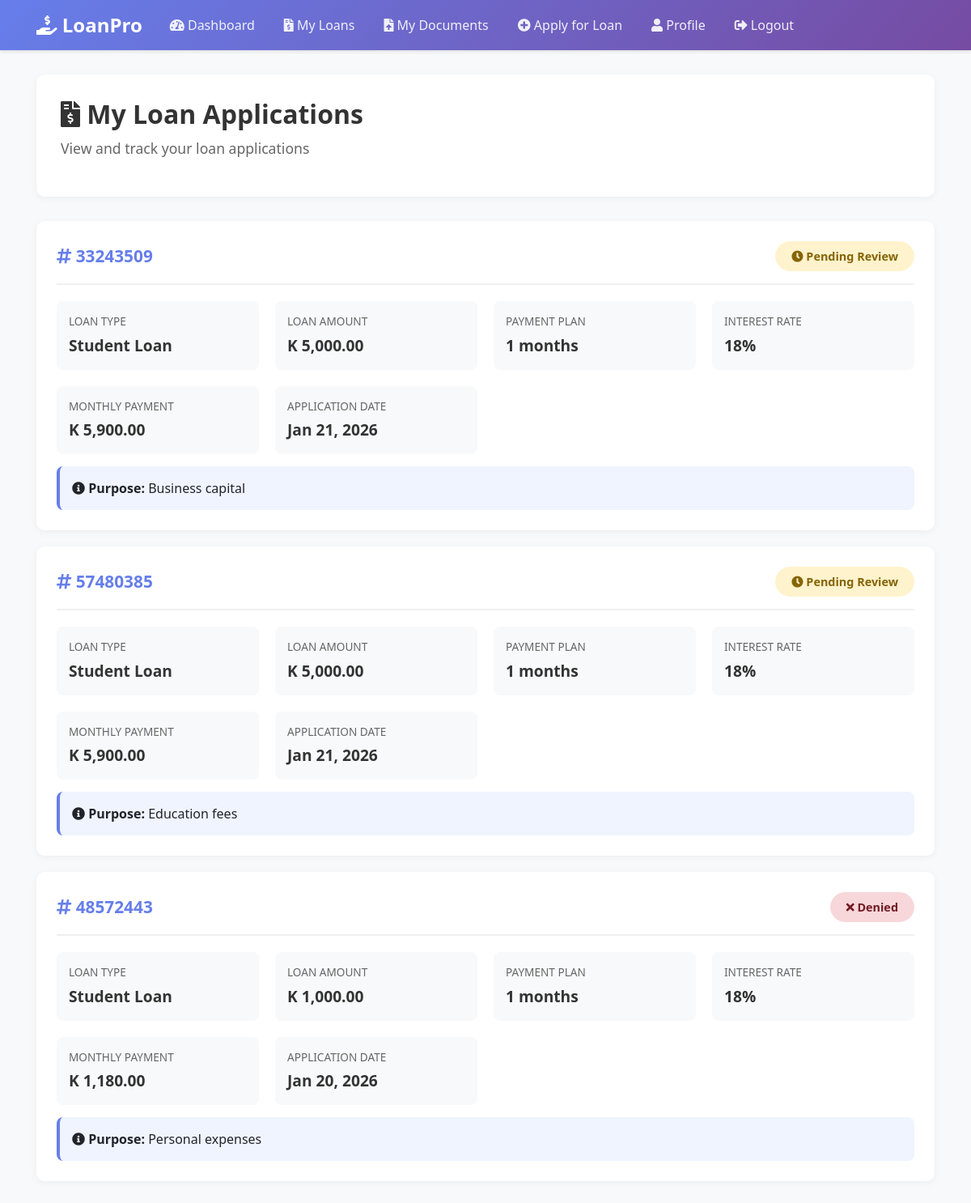
Page /customer_my_loans.php (signed in) on the committed database.
### tables this page shows
CREATE TABLE `loan_list` (
  `id` int(30) NOT NULL,
  `ref_no` varchar(50) NOT NULL,
  `loan_type_id` int(30) NOT NULL,
  `borrower_id` int(30) NOT NULL,
  `purpose` text NOT NULL,
  `amount` double NOT NULL COMMENT 'Principal loan amount',
  `plan_id` int(30) NOT NULL,
  `status` tinyint(1) NOT NULL DEFAULT 0 COMMENT '0=pending, 1=approved, 2=released, 3=completed, 4=denied',
  `date_released` datetime DEFAULT NULL COMMENT 'Date loan was disbursed',
  `date_created` datetime NOT NULL DEFAULT current_timestamp(),
  `application_source` varchar(20) DEFAULT 'admin' COMMENT 'admin or customer',
  `application_status` tinyint(1) DEFAULT 0 COMMENT '0=draft, 1=submitted, 2=under_review, 3=approved, 4=denied',
  `reviewed_by` int(30) DEFAULT NULL COMMENT 'User ID of admin/staff who reviewed',
  `review_date` datetime DEFAULT NULL,
  `review_notes` text DEFAULT NULL,
  `denial_reason` text DEFAULT NULL,
  `interest_rate` decimal(5,2) DEFAULT 0.00 COMMENT 'TOTAL interest rate (not annual) - set by admin or 18% for 1-month',
  `total_interest` decimal(15,2) DEFAULT 0.00 COMMENT 'Principal * interest_rate%',
  `total_payable` decimal(15,2) DEFAULT 0.00 COMMENT 'Principal + Total Interest',
  `monthly_installment` decimal(15,2) DEFAULT 0.00 COMMENT 'Total Payable / Duration Months',
  `outstanding_balance` decimal(15,2) DEFAULT 0.00 COMMENT 'Remaining balance to be paid',
  `duration_months` int(11) DEFAULT 1 COMMENT 'Loan duration in months'
);

CREATE TABLE `loan_types` (
  `id` int(30) NOT NULL,
  `type_name` text NOT NULL,
  `description` text NOT NULL
);

CREATE TABLE `loan_plan` (
  `id` int(30) NOT NULL,
  `months` int(11) NOT NULL,
  `interest_percentage` float NOT NULL COMMENT 'TOTAL interest percentage (not annual)',
  `penalty_rate` int(11) NOT NULL COMMENT 'Penalty rate for overdue payments',
  `calculation_type` varchar(20) DEFAULT 'simple' COMMENT 'simple = TOTAL interest applied to principal'
);

### customer_my_loans.php (the view, shortened to what this page needs)
<?php
include('db_connect.php');
$customer_id = $_SESSION['customer_id'];
$stmt = $conn->prepare("SELECT l.*, lt.type_name, lp.months, lp.interest_percentage
                FROM loan_list l
                LEFT JOIN loan_types lt ON l.loan_type_id = lt.id
                LEFT JOIN loan_plan lp ON l.plan_id = lp.id
                WHERE l.borrower_id = ?
                ORDER BY l.date_created DESC");
$stmt->bind_param("i", $customer_id);
$stmt->execute();
$loans_result = $stmt->get_result();
?>
<!DOCTYPE html>
<html lang="en">
<head>
    <link rel="stylesheet" href="assets/vendor/bootstrap/css/bootstrap.min.css">
    <link rel="stylesheet" href="assets/font-awesome/css/all.min.css">
</head>
<body>
    <nav class="navbar navbar-expand-lg navbar-dark">
        <div class="container">
            <a class="navbar-brand" href="customer_dashboard.php">
                <i class="fas fa-hand-holding-usd"></i> LoanPro
            </a>
            <div class="collapse navbar-collapse" id="navbarNav">
                <ul class="navbar-nav ms-auto">
                    <li class="nav-item">
                        <a class="nav-link" href="customer_dashboard.php">
                            <i class="fas fa-tachometer-alt"></i> Dashboard
                        </a>
                    </li>
                    <li class="nav-item">
                        <a class="nav-link active" href="customer_my_loans.php">
                            <i class="fas fa-file-invoice-dollar"></i> My Loans
                        </a>
                    </li>
                    <li class="nav-item">
                        <a class="nav-link" href="customer_my_documents.php">
                            <i class="fas fa-file-upload"></i> My Documents
                        </a>
                    </li>
                    <li class="nav-item">
                        <a class="nav-link" href="customer_apply_loan.php">
                            <i class="fas fa-plus-circle"></i> Apply for Loan
                        </a>
                    </li>
                    <li class="nav-item">
                        <a class="nav-link" href="customer_profile.php">
                            <i class="fas fa-user"></i> Profile
                        </a>
                    </li>
                    <li class="nav-item">
                        <a class="nav-link" href="customer_logout.php">
                            <i class="fas fa-sign-out-alt"></i> Logout
                        </a>
                    </li>
                </ul>
            </div>
        </div>
    </nav>
    <div class="container container-main">
        <div class="page-header">
            <h1 class="page-title">
                <i class="fas fa-file-invoice-dollar"></i> My Loan Applications
            </h1>
            <p class="page-subtitle">View and track your loan applications</p>
        </div>
        <?php if($loans_result && $loans_result->num_rows > 0): ?>
            <?php while($loan = $loans_result->fetch_assoc()):
                $monthly_payment = 0;
                if($loan['months'] > 0) {
                    $interest = $loan['amount'] * ($loan['interest_percentage'] / 100);
                    $total_payable = $loan['amount'] + $interest;
                    $monthly_payment = $total_payable / $loan['months'];
                }
                $status_text = 'Pending';
                $status_class = 'status-pending';
                $status_icon = 'fa-clock';
                switch($loan['status']) {
                    case 0:
                        $status_text = 'Pending Review';
                        $status_class = 'status-pending';
                        $status_icon = 'fa-clock';
                        break;
                    case 4:
                        $status_text = 'Denied';
                        $status_class = 'status-denied';
                        $status_icon = 'fa-times';
                        break;
                }
            ?>
            <div class="loan-card">
                <div class="loan-header">
                    <div class="loan-ref">
                        <i class="fas fa-hashtag"></i> <?php echo $loan['ref_no']; ?>
                    </div>
                    <div class="status-badge <?php echo $status_class; ?>">
                        <i class="fas <?php echo $status_icon; ?>"></i> <?php echo $status_text; ?>
                    </div>
                </div>
                <div class="loan-details">
                    <div class="detail-item">
                        <div class="detail-label">Loan Type</div>
                        <div class="detail-value"><?php echo $loan['type_name'] ?? 'Standard'; ?></div>
                    </div>
                    <div class="detail-item">
                        <div class="detail-label">Loan Amount</div>
                        <div class="detail-value">K <?php echo number_format($loan['amount'], 2); ?></div>
                    </div>
                    <div class="detail-item">
                        <div class="detail-label">Payment Plan</div>
                        <div class="detail-value"><?php echo $loan['months']; ?> months</div>
                    </div>
                    <div class="detail-item">
                        <div class="detail-label">Interest Rate</div>
                        <div class="detail-value"><?php echo $loan['interest_percentage']; ?>%</div>
                    </div>
                    <div class="detail-item">
                        <div class="detail-label">Monthly Payment</div>
                        <div class="detail-value">K <?php echo number_format($monthly_payment, 2); ?></div>
                    </div>
                    <div class="detail-item">
                        <div class="detail-label">Application Date</div>
                        <div class="detail-value"><?php echo date('M d, Y', strtotime($loan['date_created'])); ?></div>
                    </div>
                </div>
                <?php if(!empty($loan['purpose'])): ?>
                <div class="loan-purpose">
                    <strong><i class="fas fa-info-circle"></i> Purpose:</strong>
                    <?php echo htmlspecialchars($loan['purpose']); ?>
                </div>
                <?php endif; ?>
            </div>
            <?php endwhile; ?>
        <?php endif; ?>
    </div>
</body>
</html>

### customer_my_loans.php (style rules this page uses)
body { background: #f8f9fa; font-family: 'Segoe UI', Tahoma, Geneva, Verdana, sans-serif; }
.navbar { background: linear-gradient(135deg, #667eea 0%, #764ba2 100%); box-shadow: 0 2px 4px rgba(0,0,0,0.1); }
.navbar-brand { color: white !important; font-weight: 700; font-size: 1.5rem; }
.navbar-nav .nav-link { color: rgba(255,255,255,0.9) !important; margin: 0 10px; }
.container-main { margin-top: 30px; margin-bottom: 50px; }
.page-header { background: white; padding: 30px; border-radius: 10px; box-shadow: 0 2px 10px rgba(0,0,0,0.05); margin-bottom: 30px; }
.page-title { font-size: 2rem; font-weight: 700; color: #333; margin-bottom: 10px; }
.page-subtitle { color: #666; font-size: 1.1rem; }
.loan-card { background: white; border-radius: 10px; padding: 25px; margin-bottom: 20px; box-shadow: 0 2px 10px rgba(0,0,0,0.05); transition: all 0.3s; }
.loan-header { display: flex; justify-content: space-between; align-items: center; margin-bottom: 20px; padding-bottom: 15px; border-bottom: 2px solid #f0f0f0; }
.loan-ref { font-size: 1.3rem; font-weight: 700; color: #667eea; }
.status-badge { padding: 8px 20px; border-radius: 25px; font-weight: 600; font-size: 0.9rem; }
.status-pending { background: #fff3cd; color: #856404; }
.status-denied { background: #f8d7da; color: #721c24; }
.loan-details { display: grid; grid-template-columns: repeat(auto-fit, minmax(200px, 1fr)); gap: 20px; }
.detail-item { padding: 15px; background: #f8f9fa; border-radius: 8px; }
.detail-label { font-size: 0.85rem; color: #666; text-transform: uppercase; margin-bottom: 5px; }
.detail-value { font-size: 1.2rem; font-weight: 600; color: #333; }
.loan-purpose { margin-top: 15px; padding: 15px; background: #f0f4ff; border-radius: 8px; border-left: 4px solid #667eea; }

### rows in the picture
loan_list: ref_no "33243509", status "Pending Review", loan_type.type_name "Student Loan", amount "5,000.00", loan_plan.months "1", loan_plan.interest_percentage "18", amount.months "5,900.00", date_created "Jan 21, 2026", purpose "Business capital"
loan_list: ref_no "57480385", status "Pending Review", loan_type.type_name "Student Loan", amount "5,000.00", loan_plan.months "1", loan_plan.interest_percentage "18", amount.months "5,900.00", date_created "Jan 21, 2026", purpose "Education fees"
loan_list: ref_no "48572443", status "Denied", loan_type.type_name "Student Loan", amount "1,000.00", loan_plan.months "1", loan_plan.interest_percentage "18", amount.months "1,180.00", date_created "Jan 20, 2026", purpose "Personal expenses"
